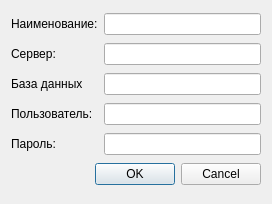
<?xml version="1.0" encoding="UTF-8"?>
<ui version="4.0">
 <class>CentralDbDialog</class>
 <widget class="QDialog" name="CentralDbDialog">
  <property name="geometry">
   <rect>
    <x>0</x>
    <y>0</y>
    <width>272</width>
    <height>204</height>
   </rect>
  </property>
  <property name="windowTitle">
   <string>Dialog</string>
  </property>
  <layout class="QGridLayout" name="gridLayout">
   <item row="0" column="0">
    <widget class="QLabel" name="label">
     <property name="text">
      <string>Наименование:</string>
     </property>
    </widget>
   </item>
   <item row="0" column="1">
    <widget class="QLineEdit" name="lineEditName"/>
   </item>
   <item row="1" column="0">
    <widget class="QLabel" name="label_2">
     <property name="text">
      <string>Сервер:</string>
     </property>
    </widget>
   </item>
   <item row="1" column="1">
    <widget class="QLineEdit" name="lineEditServer"/>
   </item>
   <item row="2" column="0">
    <widget class="QLabel" name="label_3">
     <property name="text">
      <string>База данных</string>
     </property>
    </widget>
   </item>
   <item row="2" column="1">
    <widget class="QLineEdit" name="lineEditDataBase"/>
   </item>
   <item row="3" column="0">
    <widget class="QLabel" name="label_4">
     <property name="text">
      <string>Пользователь:</string>
     </property>
    </widget>
   </item>
   <item row="3" column="1">
    <widget class="QLineEdit" name="lineEditUser"/>
   </item>
   <item row="4" column="0">
    <widget class="QLabel" name="label_5">
     <property name="text">
      <string>Пароль:</string>
     </property>
    </widget>
   </item>
   <item row="4" column="1">
    <widget class="QLineEdit" name="lineEditPassword"/>
   </item>
   <item row="5" column="0" colspan="2">
    <widget class="QDialogButtonBox" name="buttonBox">
     <property name="orientation">
      <enum>Qt::Horizontal</enum>
     </property>
     <property name="standardButtons">
      <set>QDialogButtonBox::Cancel|QDialogButtonBox::Ok</set>
     </property>
    </widget>
   </item>
  </layout>
 </widget>
 <resources/>
 <connections>
  <connection>
   <sender>buttonBox</sender>
   <signal>accepted()</signal>
   <receiver>CentralDbDialog</receiver>
   <slot>accept()</slot>
   <hints>
    <hint type="sourcelabel">
     <x>248</x>
     <y>254</y>
    </hint>
    <hint type="destinationlabel">
     <x>157</x>
     <y>274</y>
    </hint>
   </hints>
  </connection>
  <connection>
   <sender>buttonBox</sender>
   <signal>rejected()</signal>
   <receiver>CentralDbDialog</receiver>
   <slot>reject()</slot>
   <hints>
    <hint type="sourcelabel">
     <x>316</x>
     <y>260</y>
    </hint>
    <hint type="destinationlabel">
     <x>286</x>
     <y>274</y>
    </hint>
   </hints>
  </connection>
 </connections>
</ui>
